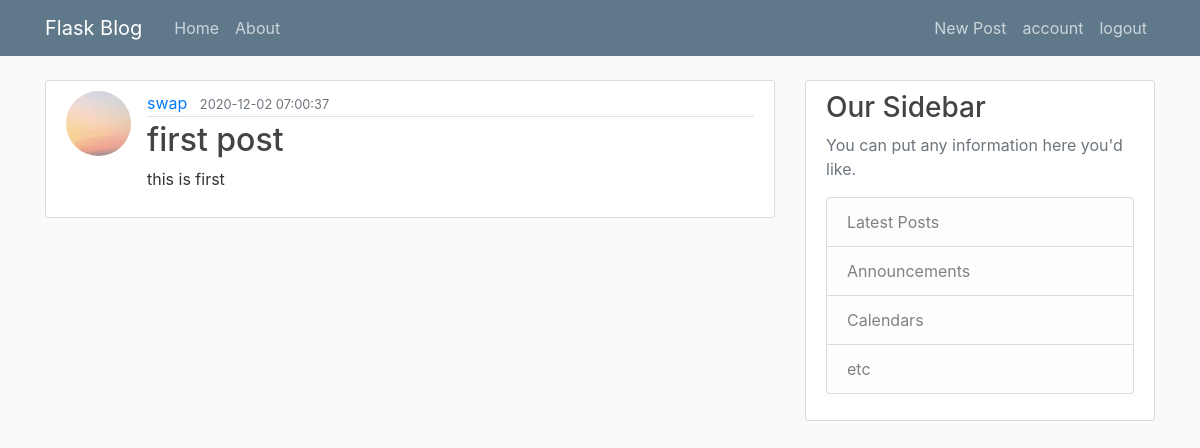
Screenshot of /post/1 (signed in) with the database file from the repository.
### flaskblog/models.py (models this page shows, shortened)
class User(db.Model, UserMixin):
    id = db.Column(db.Integer, primary_key=True)
    username = db.Column(db.String(20), unique=True, nullable=False)
    email = db.Column(db.String(120), unique=True, nullable=False)
    image_file = db.Column(db.String(20), nullable=False,
                           default='default.jpg')
    password = db.Column(db.String(60), nullable=False)
    posts = db.relationship('Post', backref='author', lazy=True)

class Post(db.Model):
    id = db.Column(db.Integer, primary_key=True)
    title = db.Column(db.String(100), nullable=False)
    date_posted = db.Column(db.DateTime, nullable=False,
                            default=datetime.utcnow)
    content = db.Column(db.Text, nullable=False)
    user_id = db.Column(db.Integer, db.ForeignKey('user.id'), nullable=False)

### flaskblog/routes.py (the view)
@app.route('/post/<int:post_id>')
@login_required
def post(post_id):
    post = Post.query.get_or_404(post_id)
    return render_template('post.html', title=post.title, post=post)

### flaskblog/models.py (called while the page is built)
@login_manager.user_loader
def load_user(user_id):
    return User.query.get(int(user_id))

### flaskblog/templates/post.html (shortened to what this page needs)
{% extends "layout.html" %}
{% block content %}
<article class="media content-section">
    <img class="rounded-circle article-img"
        src="{{url_for('static',filename='profile_pics/' + post.author.image_file)}}" alt="image not found">
    <div class="media-body">
        <div class="article-metadata">
            <a class="mr-2" href="#">{{ post.author.username }}</a>
            <small class=" text-muted">{{ post.date_posted.strftime("%Y-%m-%d %H:%M:%S") }}</small>
        </div>
        <h2><a class="article-title" href="{{url_for('post',post_id=post.id)}}">{{ post.title }}</a></h2>
        <p class="article-content">{{ post.content }}</p>
    </div>
</article>
{% endblock content %}

### flaskblog/static/main.css (style rules this page uses)
body { background: #fafafa; color: #333333; margin-top: 5rem; }
h1, h2, h3, h4, h5, h6 { color: #444444; }
.content-section { background: #ffffff; padding: 10px 20px; border: 1px solid #dddddd; border-radius: 3px; margin-bottom: 20px; }
.article-title { color: #444444; }
.article-content { white-space: pre-line; }
.article-img { height: 65px; width: 65px; margin-right: 16px; }
.article-metadata { padding-bottom: 1px; margin-bottom: 4px; border-bottom: 1px solid #e3e3e3 }

### rows the page displays
User: image_file (picture), author.username "swap"
Post: date_posted "2020-12-02 07:00:37", title "first post", content "this is first"
